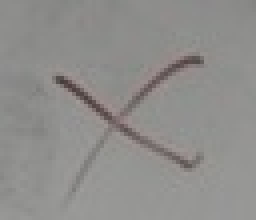
#> input picture data/X/crop_0007_src01.jpg, 64 x 55 px, given as the content of the folder raw_images, which was not available (shown 4 times larger)
$ python crop_images.py
#> lines starting #> are read from the running program, lines starting #| are printed output that depends on the picture; after the words box and inside, x2 and y2 are one past the last pixel; in counts of white or black regions, pixels touching at a corner belong together; pictures that were not available may be replaced by others from this repository, and a replacement may not be noted
from pathlib import Path
import cv2
import numpy as np
import csv

RAW_DIR = Path("raw_images")
OUT_DIR = Path("cropped_unlabeled")
OUT_DIR.mkdir(exist_ok=True)

def find_candidates(img):
    H, W = img.shape[:2]
    hsv = cv2.cvtColor(img, cv2.COLOR_BGR2HSV)
    mask = (hsv[:, :, 1] > 20).astype(np.uint8) * 255

    mask[: int(0.035 * H), :] = 0
    mask[int(0.94 * H):, :] = 0
    mask[:, : int(0.02 * W)] = 0
    mask[:, int(0.985 * W):] = 0

    mask = cv2.medianBlur(mask, 3)
    mask = cv2.morphologyEx(
        mask, cv2.MORPH_CLOSE,
        cv2.getStructuringElement(cv2.MORPH_ELLIPSE, (5, 5)),
        iterations=1
    )
    mask = cv2.dilate(
        mask,
        cv2.getStructuringElement(cv2.MORPH_ELLIPSE, (7, 7)),
        iterations=1
    )

    n, labels, stats, centroids = cv2.connectedComponentsWithStats(mask, 8)
    boxes = []
    for i in range(1, n):
        x, y, w, h, area = [int(v) for v in stats[i]]
        if not (16 <= w <= 180 and 16 <= h <= 180):
            continue
        if not (120 <= area <= 6000 and w * h >= 300):
            continue
        if max(w / h, h / w) > 3.8:
            continue
        boxes.append((x, y, w, h))
    return boxes

rows = []
counter = 0

for source_num, path in enumerate(sorted(RAW_DIR.glob("*")), start=1):
    if path.suffix.lower() not in {".jpg", ".jpeg", ".png"}:
        continue
    img = cv2.imread(str(path))
#> img is the input picture: shape (55, 64, 3); mean B, G, R 140, 142.1, 143.3
    if img is None:
        continue

    H, W = img.shape[:2]
#> H = 55; W = 64
    for x, y, w, h in find_candidates(img):
#> in find_candidates, `H, W = img.shape[:2]`: H = 55; W = 64
#> in find_candidates, `hsv = cv2.cvtColor(img, cv2.COLOR_BGR2HSV)`: hsv: shape (55, 64, 3); mean H, S, V 27.4, 6.5, 143.5
#> in find_candidates, `mask = (hsv[:, :, 1] > 20).astype(np.uint8) * 255`:
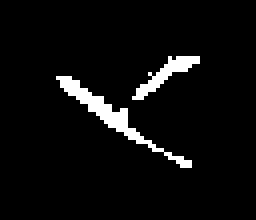
#> mask: shape (55, 64) (shown 4 times larger); 4.9% white; 2 white regions, box (x1, y1, x2, y2) and area: (14, 19, 48, 42) 114, (33, 14, 50, 25) 58
#> in find_candidates, `mask = cv2.medianBlur(mask, 3)`:
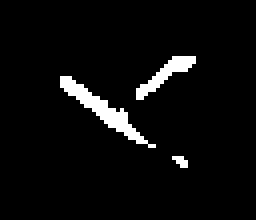
#> mask: shape (55, 64) (shown 4 times larger); 4.5% white; 3 white regions (1 under 20 px), largest, box (x1, y1, x2, y2) and area: (15, 19, 39, 37) 96, (34, 14, 49, 25) 54
#> in find_candidates, `mask = cv2.morphologyEx( mask, cv2.MORPH_CLOSE, cv2.getStructuringElem..`: mask: shape (55, 64); 4.5% white; 3 white regions (1 under 20 px), largest, box (x1, y1, x2, y2) and area: (15, 19, 39, 37) 96, (34, 14, 49, 25) 55
#> in find_candidates, `n, labels, stats, centroids = cv2.connectedComponentsWithStats(mask, 8)`: n = 2; stats = [[0, 0, 64, 55, 2971], [12, 11, 40, 34, 549]]; centroids = [[31.18, 27.25], [33.22, 25.67]]
        pad = max(10, int(0.28 * max(w, h)))
        x0, y0 = max(0, x-pad), max(0, y-pad)
        x1, y1 = min(W, x+w+pad), min(H, y+h+pad)
        crop = img[y0:y1, x0:x1]

        counter += 1
        name = f"crop_{counter:04d}_src{source_num:02d}.jpg"
        cv2.imwrite(str(OUT_DIR / name), crop)
        rows.append([name, path.name, source_num, x0, y0, x1-x0, y1-y0])
#> this loop made 1 pass
#> after the loop, counter = 1; rows = [['crop_0001_src01.jpg', 'crop_0007_src01.jpg', 1, 1, 0, 62, 55]]

with open("manifest.csv", "w", newline="") as f:
    writer = csv.writer(f)
    writer.writerow(["crop_file", "source_image", "source_number", "x", "y", "width", "height"])
    writer.writerows(rows)

print(f"Saved {counter} candidate crops to {OUT_DIR}/")
#| Saved 1 candidate crops to cropped_unlabeled/

$ run again, on data/X/crop_0067_src03.jpg
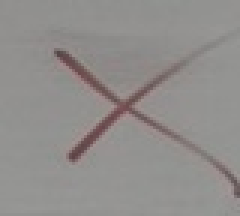
#> input picture data/X/crop_0067_src03.jpg, 80 x 72 px, given as the content of the folder raw_images, which was not available (shown 3 times larger)
#> img is the input picture: shape (72, 80, 3); mean B, G, R 140.1, 142.1, 144.9
#> in find_candidates, `H, W = img.shape[:2]`: H = 72; W = 80
#> hsv: shape (72, 80, 3); mean H, S, V 28.7, 9, 145
#> in find_candidates, `mask = (hsv[:, :, 1] > 20).astype(np.uint8) * 255`:
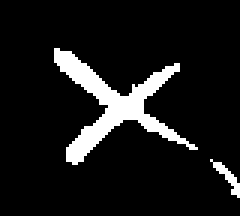
#> mask: shape (72, 80) (shown 3 times larger); 9.6% white; 2 white regions, box (x1, y1, x2, y2) and area: (18, 16, 66, 55) 516, (70, 53, 80, 66) 38
#> in find_candidates, `mask = cv2.morphologyEx( mask, cv2.MORPH_CLOSE, cv2.getStructuringElem..`:
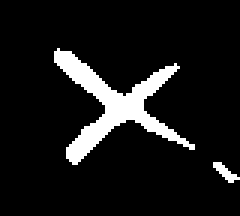
#> mask: shape (72, 80) (shown 3 times larger); 9.5% white; 2 white regions, box (x1, y1, x2, y2) and area: (18, 16, 65, 55) 519, (71, 54, 80, 61) 27
#> n = 3; stats = [[0, 0, 80, 72, 4565], [15, 13, 53, 45, 1090], [68, 51, 12, 13, 105]]; centroids = [[38.91, 35.17], [38.65, 34.86], [73.9, 56.7]]
#> the loop `for x, y, w, h in find_candidates(img):` made 1 pass
#> (x, y, w, h, pad, x0, y0, x1) on pass 1: (15, 13, 53, 45, 14, 1, 0, 80)
#> after the loop `for x, y, w, h in find_candidates(img):`: counter = 1; rows = [['crop_0001_src01.jpg', 'crop_0067_src03.jpg', 1, 1, 0, 79, 72]]
#| Saved 1 candidate crops to cropped_unlabeled/

$ run again, on data/X/crop_0074_src03.jpg
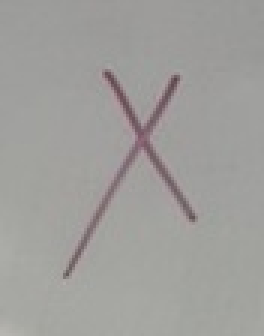
#> input picture data/X/crop_0074_src03.jpg, 88 x 112 px, given as the content of the folder raw_images, which was not available (shown 3 times larger)
#> img is the input picture: shape (112, 88, 3); mean B, G, R 155.7, 158.4, 159.6
#> in find_candidates, `H, W = img.shape[:2]`: H = 112; W = 88
#> hsv: shape (112, 88, 3); mean H, S, V 40.9, 7.6, 160
#> in find_candidates, `mask = (hsv[:, :, 1] > 20).astype(np.uint8) * 255`:
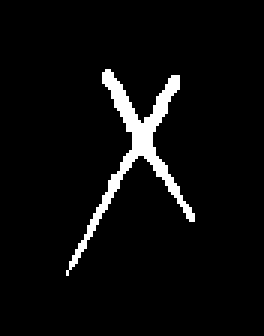
#> mask: shape (112, 88) (shown 3 times larger); 4.7% white; 1 white region, box (x1, y1, x2, y2) and area: (22, 23, 65, 92) 464
#> in find_candidates, `mask = cv2.morphologyEx( mask, cv2.MORPH_CLOSE, cv2.getStructuringElem..`:
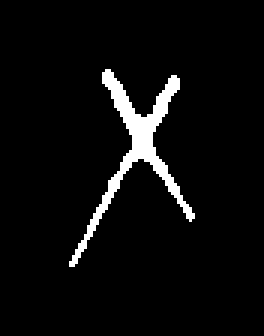
#> mask: shape (112, 88) (shown 3 times larger); 4.7% white; 1 white region, box (x1, y1, x2, y2) and area: (23, 23, 65, 89) 466
#> n = 2; stats = [[0, 0, 88, 112, 8628], [20, 20, 48, 72, 1228]]; centroids = [[43.38, 56], [44.32, 52]]
#> the loop `for x, y, w, h in find_candidates(img):` made 1 pass
#> (x, y, w, h, pad, x0, y0, x1) on pass 1: (20, 20, 48, 72, 20, 0, 0, 88)
#> after the loop `for x, y, w, h in find_candidates(img):`: counter = 1; rows = [['crop_0001_src01.jpg', 'crop_0074_src03.jpg', 1, 0, 0, 88, 112]]
#| Saved 1 candidate crops to cropped_unlabeled/

$ run again, on data/X/crop_0083_src03.jpg
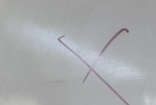
#> input picture data/X/crop_0083_src03.jpg, 156 x 105 px, given as the content of the folder raw_images, which was not available
#> img is the input picture: shape (105, 156, 3); mean B, G, R 171.3, 169, 167.1
#> in find_candidates, `H, W = img.shape[:2]`: H = 105; W = 156
#> hsv: shape (105, 156, 3); mean H, S, V 82.2, 6.8, 171.7
#> in find_candidates, `mask = (hsv[:, :, 1] > 20).astype(np.uint8) * 255`:
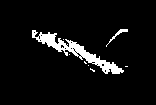
#> mask: shape (105, 156); 5.9% white; 8 white regions (6 under 20 px), largest, box (x1, y1, x2, y2) and area: (32, 30, 124, 74) 876, (106, 29, 128, 47) 63
#> in find_candidates, `mask = cv2.morphologyEx( mask, cv2.MORPH_CLOSE, cv2.getStructuringElem..`:
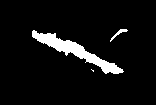
#> mask: shape (105, 156); 6.3% white; 3 white regions (1 under 20 px), largest, box (x1, y1, x2, y2) and area: (32, 30, 124, 74) 975, (110, 29, 128, 42) 55
#> n = 3; stats = [[0, 0, 156, 105, 14461], [29, 27, 98, 50, 1705], [107, 26, 24, 19, 214]]; centroids = [[77.03, 52.28], [76.37, 51.9], [117.9, 33.66]]
#> the loop `for x, y, w, h in find_candidates(img):` made 2 passes
#> (x, y, w, h, pad, x0, y0, x1) on passes 1 to 2: (29, 27, 98, 50, 27, 2, 0, 154), (107, 26, 24, 19, 10, 97, 16, 141)
#> after the loop `for x, y, w, h in find_candidates(img):`: counter = 2; rows = [['crop_0001_src01.jpg', 'crop_0083_src03.jpg', 1, 2, 0, 152, 104], ['crop_0002_src01.jpg', 'crop_0083_src03.jpg', 1, 97, 16, 44, 39]]
#| Saved 2 candidate crops to cropped_unlabeled/
